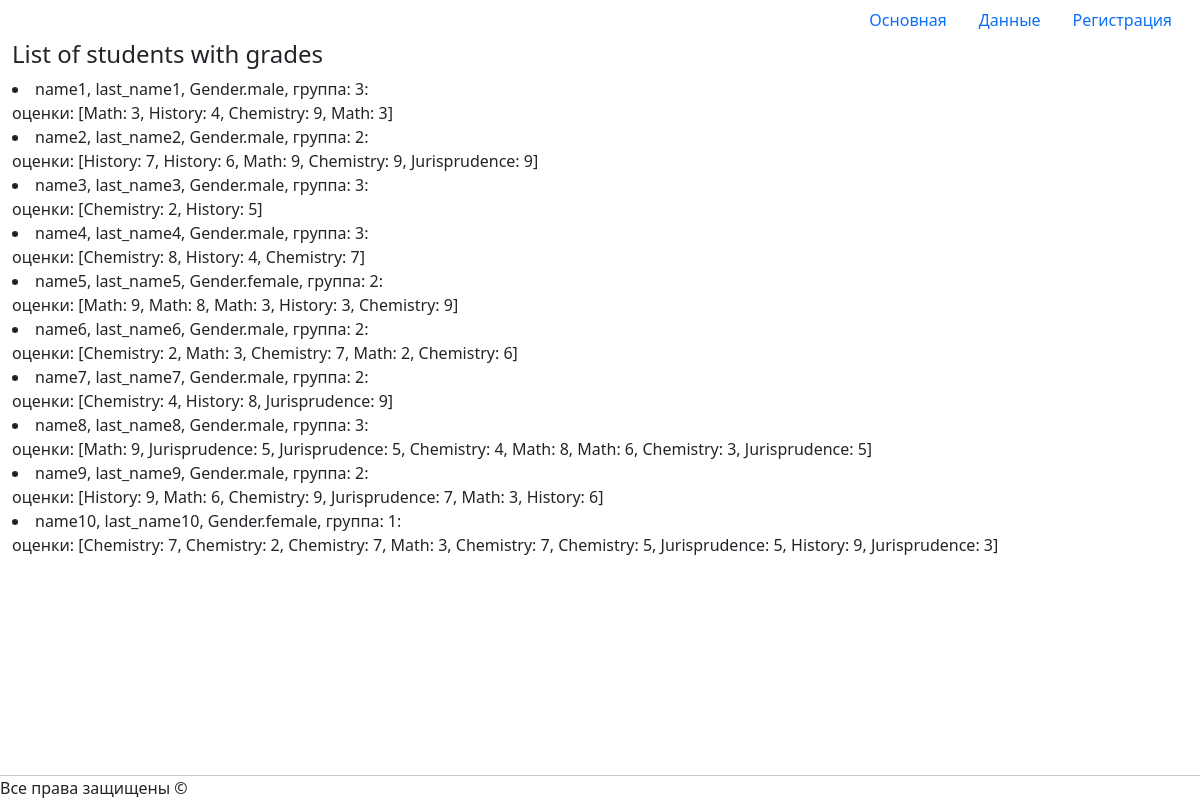
/students-with-grades/, run on the app's committed database.
### models_hw3_task3.py (models this page shows)
class Students(db.Model):
    id_ = db.Column(db.Integer, primary_key=True)
    name = db.Column(db.String(80), nullable=False)
    last_name = db.Column(db.String(120), nullable=False)
    age = db.Column(db.Integer, nullable=False)
    gender = db.Column(db.Enum(Gender), nullable=False)
    group = db.Column(db.Integer, nullable=False)
    fags_id = db.Column(db.Integer, db.ForeignKey('fags.id_'), nullable=False)
    isvisible = db.Column(db.Boolean)
    def __repr__(self):
        return f'{self.name}, {self.last_name}, {self.gender}, \n группа: {self.group}'

class Grades(db.Model):  # таблица Оценки
    id = db.Column(db.Integer, primary_key=True)
    student_id = db.Column(db.Integer, db.ForeignKey('students.id_'), nullable=False)
    student = db.relationship('Students', backref=db.backref('grades'), lazy=True)  # обр.связь с табл.Students
    course_title = db.Column(db.String, db.ForeignKey('fags.fag_name'), nullable=False)  # название предмета (
    fags = db.relationship('Fags', backref=db.backref('grades'), lazy=True)  # обр.связь с табл.Fags
    course_grade = db.Column(db.Integer)  # оценка по предмету
    isvisible = db.Column(db.Boolean)
    def __repr__(self):
        return f'{self.course_title}: {self.course_grade}'

### hw3_task3.py (the view)
@app.route('/students-with-grades/')
def get_students_grades():
    student = Students.query.all()
    grades = Grades.query.all()
    context = {'student': student,
               'grades': grades}
    return render_template('grades_task3.html', **context)

### templates/grades_task3.html (shortened to what this page needs)
{% extends 'base.html' %}
{% block content %}
<div class="row">
    <h4>List of students with grades</h4>
    {% for st in student %}
    <li>{{st}}: <br>
        оценки: {{st.grades}}
    </li>
    {% endfor %}
</div>
{% endblock %}

### data on the page
Students: name+last_name+gender "name1, last_name1, Gender.male, группа: 3", grades "[Math: 3, History: 4, Chemistry: 9, Math: 3]"
Students: name+last_name+gender "name2, last_name2, Gender.male, группа: 2", grades "[History: 7, History: 6, Math: 9, Chemistry: 9, Jurisprudence: 9]"
Students: name+last_name+gender "name3, last_name3, Gender.male, группа: 3", grades "[Chemistry: 2, History: 5]"
Students: name+last_name+gender "name4, last_name4, Gender.male, группа: 3", grades "[Chemistry: 8, History: 4, Chemistry: 7]"
Students: name+last_name+gender "name5, last_name5, Gender.female, группа: 2", grades "[Math: 9, Math: 8, Math: 3, History: 3, Chemistry: 9]"
Students: name+last_name+gender "name6, last_name6, Gender.male, группа: 2", grades "[Chemistry: 2, Math: 3, Chemistry: 7, Math: 2, Chemistry: 6]"
Students: name+last_name+gender "name7, last_name7, Gender.male, группа: 2", grades "[Chemistry: 4, History: 8, Jurisprudence: 9]"
Students: name+last_name+gender "name8, last_name8, Gender.male, группа: 3", grades "[Math: 9, Jurisprudence: 5, Jurisprudence: 5, Chemistry: 4, Math: 8, Math: 6, Chemistry: 3, Jurisprudence: 5]"
Students: name+last_name+gender "name9, last_name9, Gender.male, группа: 2", grades "[History: 9, Math: 6, Chemistry: 9, Jurisprudence: 7, Math: 3, History: 6]"
Students: name+last_name+gender "name10, last_name10, Gender.female, группа: 1", grades "[Chemistry: 7, Chemistry: 2, Chemistry: 7, Math: 3, Chemistry: 7, Chemistry: 5, Jurisprudence: 5, History: 9, Jurisprudence: 3]"
